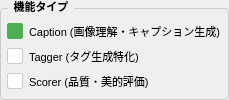
                   <widget class="QGroupBox" name="groupBoxCapabilityType">
                    <property name="styleSheet">
                     <string>QGroupBox {
    font-weight: bold;
    font-size: 11px;
    border: 1px solid #ccc;
    border-radius: 4px;
    margin-top: 8px;
    padding-top: 4px;
}
QGroupBox::title {
    subcontrol-origin: margin;
    left: 8px;
    padding: 0 4px 0 4px;
}
QCheckBox {
    font-size: 11px;
    font-weight: normal;
}
QCheckBox::indicator {
    width: 14px;
    height: 14px;
}
QCheckBox::indicator:unchecked {
    border: 1px solid #ccc;
    background-color: white;
    border-radius: 2px;
}
QCheckBox::indicator:checked {
    border: 1px solid #4CAF50;
    background-color: #4CAF50;
    border-radius: 2px;
}
</string>
                    </property>
                    <property name="title">
                     <string>機能タイプ</string>
                    </property>
                    <layout class="QVBoxLayout" name="verticalLayout_capabilityType">
                     <property name="spacing">
                      <number>4</number>
                     </property>
                     <property name="leftMargin">
                      <number>6</number>
                     </property>
                     <property name="topMargin">
                      <number>6</number>
                     </property>
                     <property name="rightMargin">
                      <number>6</number>
                     </property>
                     <property name="bottomMargin">
                      <number>6</number>
                     </property>
                     <item>
                      <widget class="QCheckBox" name="checkBoxAdvancedVision">
                       <property name="toolTip">
                        <string>GPT-4o, Claude, Gemini等のマルチモーダルLLM</string>
                       </property>
                       <property name="text">
                        <string>Caption (画像理解・キャプション生成)</string>
                       </property>
                       <property name="checked">
                        <bool>true</bool>
                       </property>
                      </widget>
                     </item>
                     <item>
                      <widget class="QCheckBox" name="checkBoxAdvancedTagger">
                       <property name="toolTip">
                        <string>DeepDanbooru, WD Tagger等のタグ特化モデル</string>
                       </property>
                       <property name="text">
                        <string>Tagger (タグ生成特化)</string>
                       </property>
                      </widget>
                     </item>
                     <item>
                      <widget class="QCheckBox" name="checkBoxAdvancedScorer">
                       <property name="toolTip">
                        <string>CLIP Aesthetic, MUSIQ等の品質評価モデル</string>
                       </property>
                       <property name="text">
                        <string>Scorer (品質・美的評価)</string>
                       </property>
                      </widget>
                     </item>
                    </layout>
                   </widget>
